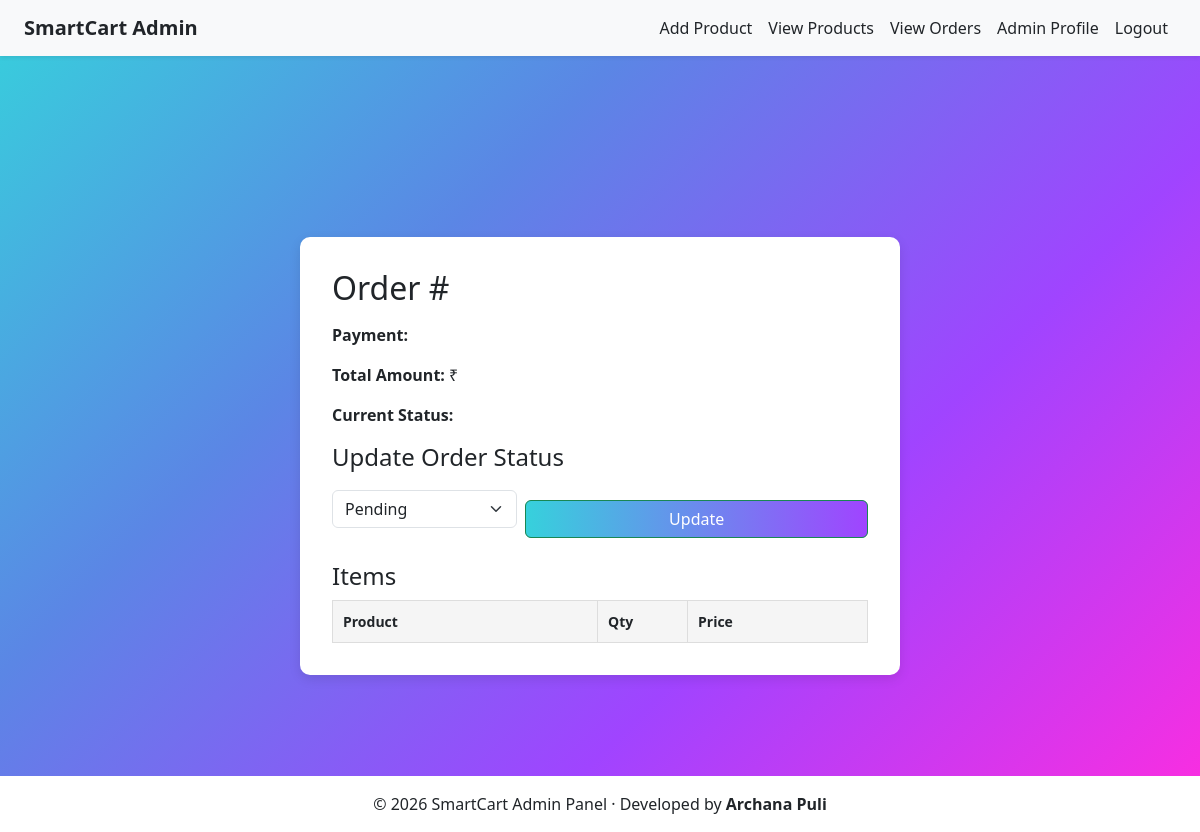
The page /admin/order/6 (signed in) on the database as committed earlier.
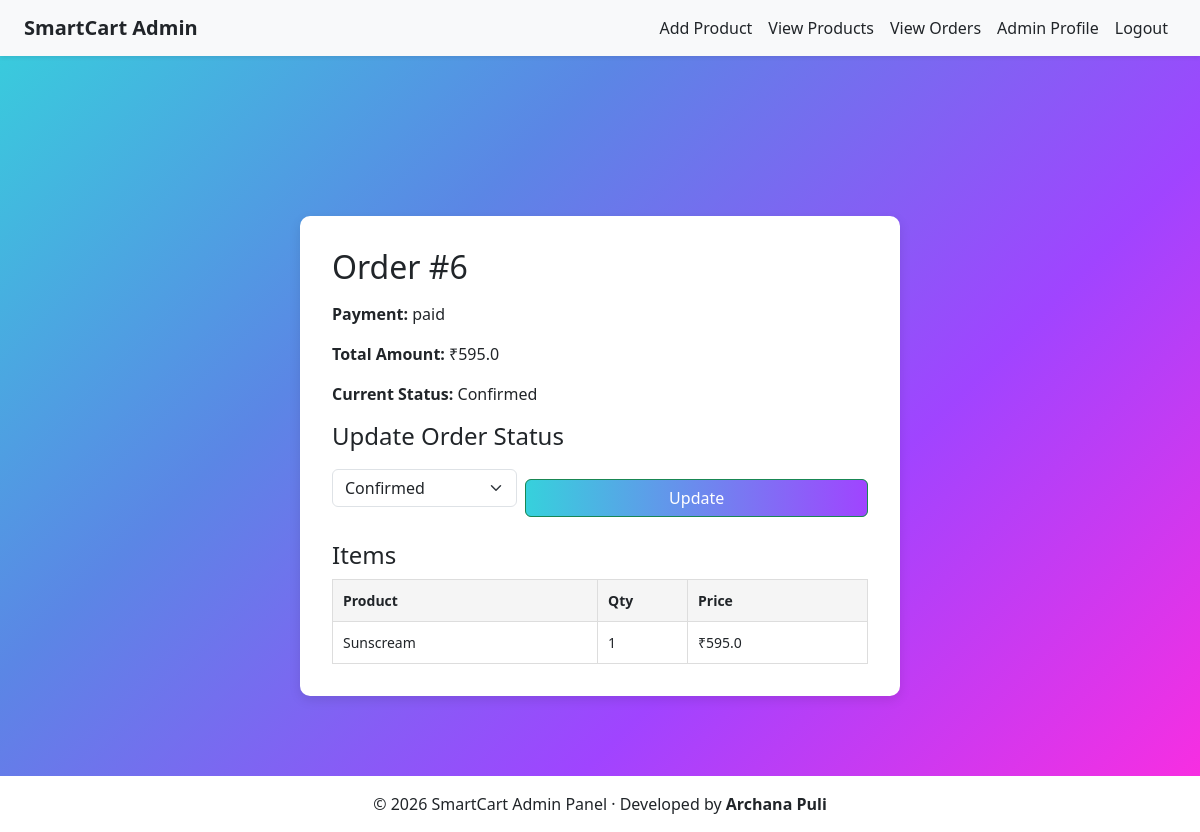
The same page on the database as committed later.
### tables this page shows
CREATE TABLE orders (
    order_id INTEGER PRIMARY KEY AUTOINCREMENT,
    user_id INTEGER NOT NULL,
    razorpay_order_id TEXT,
    razorpay_payment_id TEXT,
    amount REAL,
    payment_status TEXT,
    created_at TIMESTAMP DEFAULT CURRENT_TIMESTAMP,
    order_status TEXT DEFAULT 'Pending',
    FOREIGN KEY(user_id) REFERENCES users(user_id)
);

CREATE TABLE order_items (
    id INTEGER PRIMARY KEY AUTOINCREMENT,
    order_id INTEGER NOT NULL,
    product_id INTEGER NOT NULL,
    product_name TEXT,
    quantity INTEGER,
    price REAL,
    FOREIGN KEY(order_id) REFERENCES orders(order_id),
    FOREIGN KEY(product_id) REFERENCES products(product_id)
);

### app.py (the view)
@app.route('/admin/order/<int:order_id>')
def admin_order_details(order_id):
    if 'admin_id' not in session:
        flash("Please login!", "danger")
        return redirect('/admin-login')
    conn = get_db_connection()
    conn.row_factory = sqlite3.Row
    cursor = conn.cursor()
    cursor.execute('SELECT * FROM "orders" WHERE order_id = ?', (order_id,))
    order = cursor.fetchone()
    cursor.execute('SELECT * FROM "order_items" WHERE order_id = ?', (order_id,))
    items = cursor.fetchall()
    cursor.close()
    conn.close()
    return render_template("admin/order_details.html", order=order, items=items)

### app.py (called while the page is built)
def get_db_connection():
    conn = sqlite3.connect('smartcart.db')
    conn.row_factory = sqlite3.Row  # allows dict-like access
    return conn

### templates/admin/order_details.html (shortened to what this page needs)
{% extends "admin/base.html" %}
{% block content %}
<div class="admin-order-wrapper">
<div class="admin-order-card">
    <h2 class="mb-3">Order #{{ order.order_id }}</h2>
    <div class="mb-3">
        <p><strong>Payment:</strong> {{ order.payment_status }}</p>
        <p><strong>Total Amount:</strong> ₹{{ order.amount }}</p>
        <p><strong>Current Status:</strong> {{ order.order_status }}</p>
    </div>
    <h4>Update Order Status</h4>
    <form method="POST"
          action="/admin/update-order-status/{{ order.order_id }}"
          class="d-flex gap-2 align-items-center mb-4">
        <select name="status" class="form-select w-50">
            <option value="Pending"   {% if order.order_status=='Pending' %}selected{% endif %}>Pending</option>
            <option value="Confirmed" {% if order.order_status=='Confirmed' %}selected{% endif %}>Confirmed</option>
        </select>
        <button type="submit" class="btn btn-success">
            Update
        </button>
    </form>
    <h4>Items</h4>
    <table class="items-table">
        <tr>
            <th>Product</th>
            <th width="90">Qty</th>
            <th width="140">Price</th>
        </tr>
        {% for it in items %}
        <tr>
            <td>{{ it.product_name }}</td>
            <td>{{ it.quantity }}</td>
            <td>₹{{ it.price }}</td>
        </tr>
        {% endfor %}
    </table>
</div>
</div>
{% endblock %}

Rows that differ between the two databases and show on the page:
added orders: order_id "6", payment_status "paid", amount "595.0", order_status "Confirmed", status "Confirmed"
added order_items: product_name "Sunscream", quantity "1", price "595.0"
Other text that changed with them:
form field status: "Pending" → (not shown)
